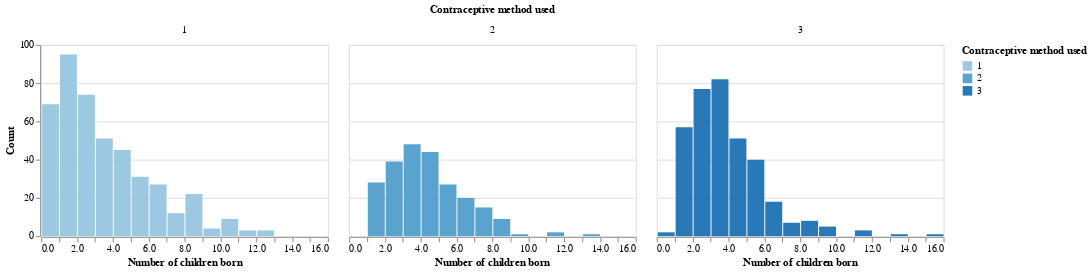

The code cell stored with this chart in its notebook:
### Code cell
alt.Chart(
    train_df, title="Distribution of number of children by contraceptive method used"
).mark_bar().encode(
    x=alt.X(
        "Number of children ever born",
        title="Number of children born",
        bin=alt.Bin(maxbins=30),
    ),
    y=alt.Y("count()", title="Count"),
    color="Contraceptive method used:O",
).properties(
    width=300, height=200
).facet(
    "Contraceptive method used"
)

### Figure 1 — Vega-Lite specification as saved in the notebook (floating-point values rounded to 4 significant figures; data arrays with more than 128 entries replaced by an {"elided": "..."} marker saying what was removed)
{"config": {"view": {"continuousWidth": 400, "continuousHeight": 300}}, "data": {"name": "data-2ecc569351b350be7a678684307e3d89"}, "facet": {"type": "quantitative", "field": "Contraceptive method used"}, "spec": {"mark": "bar", "encoding": {"color": {"type": "ordinal", "field": "Contraceptive method used"}, "x": {"type": "quantitative", "bin": {"maxbins": 30}, "field": "Number of children ever born", "title": "Number of children born"}, "y": {"type": "quantitative", "aggregate": "count", "title": "Count"}}, "height": 200, "title": "Distribution of number of children by contraceptive method used", "width": 300}, "$schema": "https://vega.github.io/schema/vega-lite/v4.8.1.json", "datasets": {"data-2ecc569351b350be7a678684307e3d89": {"elided": "1031 records"}}}
